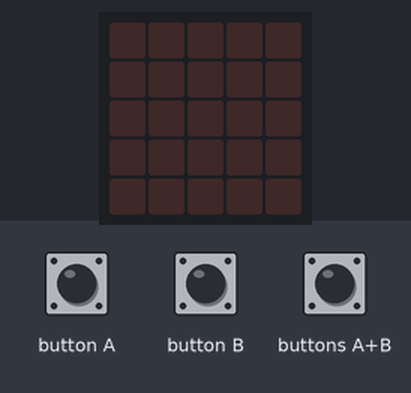
Recording of a program running on a simulated BBC micro:bit (MakeCode). On the bench: the board's 5×5 LED display. The inputs (shaded band) are chosen by the test bench. Random numbers come from a fixed seed.

Above: at 1.2 s.
1.3 s: buttons A+B pressed for 0.15 s
At 2.6 s:
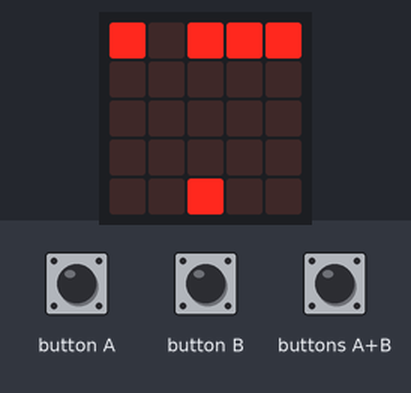
4.4 s: button A pressed for 0.15 s
At 5.2 s:
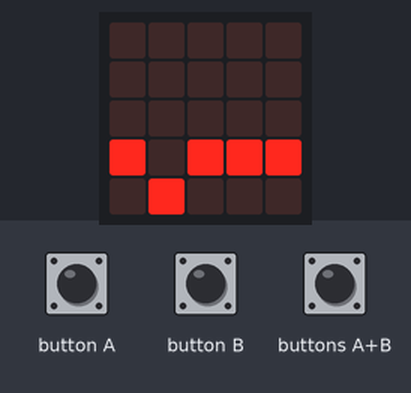
7.5 s: button B pressed for 0.15 s
At 8.4 s:
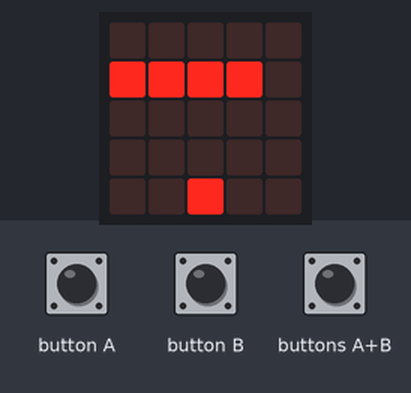
10.6 s: buttons A+B pressed for 1 s
14.0 s: button A pressed for 0.15 s
17.0 s: button B pressed for 0.15 s
At 18.3 s:
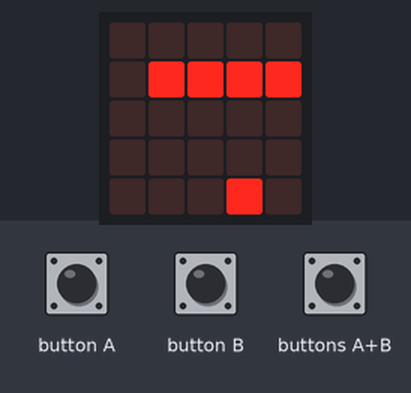
Timing chart, 0 to 20.0 s (numbered marks = the images above; inputs shaded):
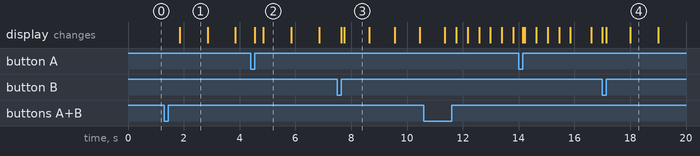

Measured:
- after the input at 1.3 s, the display: changes after 0.55 s (image 1)
- what the display in image 1 shows lasts 1.0 s, from 1.9 s to 2.9 s
- what the display in image 3 shows lasts 0.9 s, from 7.8 s to 8.7 s

The program:

main.ts
```typescript
let conSonidos = 0
let velocidadExplosion = 0
let aumentarVelocidadCada = 0
let puntuacion = 0
let velocidad = 0
let vivo = 0
let posicion = 0
let linea = 0
let velocidadMaxima = 0
let hueco = 0
function Explosion () {
    if (conSonidos == 1) {
        music.playTone(262, music.beat(BeatFraction.Whole))
    }
    basic.showLeds(`
        . . . . .
        . . . . .
        . . . . .
        . . . . .
        . . # . .
        `)
    if (conSonidos == 1) {
        music.playTone(262, music.beat(BeatFraction.Whole))
    }
    basic.pause(velocidadExplosion)
    basic.showLeds(`
        . . . . .
        . . . . .
        . . . . .
        . . # . .
        . # . # .
        `)
    if (conSonidos == 1) {
        music.playTone(262, music.beat(BeatFraction.Whole))
    }
    basic.pause(velocidadExplosion)
    basic.showLeds(`
        . . . . .
        . . . . .
        . . # . .
        . # . # .
        # . # . #
        `)
    basic.pause(velocidadExplosion)
    basic.showLeds(`
        . . . . .
        . . # . .
        . # . # .
        # . # . #
        . # . # .
        `)
    basic.pause(velocidadExplosion)
    basic.showLeds(`
        . . # . .
        . # . # .
        # . # . #
        . # . # .
        # . # . #
        `)
    basic.pause(velocidadExplosion)
    basic.showLeds(`
        . # . # .
        # . # . #
        . # . # .
        # . # . #
        . # . # .
        `)
    basic.pause(velocidadExplosion)
    basic.showLeds(`
        # . # . #
        . # . # .
        # . # . #
        . # . # .
        # . . . #
        `)
    basic.pause(velocidadExplosion)
    basic.showLeds(`
        . # . # .
        # . # . #
        . # . # .
        # . . . #
        . . . . .
        `)
    basic.pause(velocidadExplosion)
    basic.showLeds(`
        # . # . #
        . # . # .
        # . . . #
        . . . . .
        . . . . .
        `)
    basic.pause(velocidadExplosion)
    basic.showLeds(`
        . # . # .
        # . . . #
        . . . . .
        . . . . .
        . . . . .
        `)
    basic.pause(velocidadExplosion)
    basic.showLeds(`
        # . . . #
        . . . . .
        . . . . .
        . . . . .
        . . . . .
        `)
}
/**
 * Pulsar A+B para comenzar
 */
function Iniciar () {
    basic.showLeds(`
        . . . . .
        . . . . .
        . . . . .
        . . . . .
        . . . . .
        `)
    aumentarVelocidadCada = 1
    puntuacion = 0
    velocidad = 1000
    vivo = 1
    posicion = 2
    linea = 0
    velocidadExplosion = 10
    velocidadMaxima = 200
    conSonidos = 0
    led.plot(posicion, 4)
}
function EvaluaSiToca () {
    if (posicion != hueco) {
        Explosion()
        vivo = 0
        basic.showNumber(puntuacion)
    } else {
        led.unplot(0, 4)
        led.unplot(1, 4)
        led.unplot(2, 4)
        led.unplot(3, 4)
        led.unplot(4, 4)
        led.plot(posicion, 4)
        puntuacion = puntuacion + 1
    }
}
input.onButtonPressed(Button.A, function () {
    if (vivo == 1) {
        MueveIzquierda()
    } else {
        basic.showString("Pulsa A+B")
    }
})
function MueveDerecha () {
    if (posicion < 4) {
        led.unplot(posicion, 4)
        posicion = posicion + 1
        led.plot(posicion, 4)
    }
}
input.onGesture(Gesture.Shake, function () {
    if (conSonidos == 1) {
        conSonidos = 0
    } else {
        music.playTone(554, music.beat(BeatFraction.Eighth))
        conSonidos = 1
    }
})
input.onButtonPressed(Button.AB, function () {
    Iniciar()
    while (vivo == 1) {
        AvanzaPared()
        basic.pause(velocidad)
        if (linea == 4) {
            EvaluaSiToca()
            if (conSonidos == 1) {
                music.playTone(988, music.beat(BeatFraction.Eighth))
            }
            linea = 0
            AumentaVelocidad()
        } else {
            linea = linea + 1
        }
    }
})
input.onButtonPressed(Button.B, function () {
    if (vivo == 1) {
        MueveDerecha()
    } else {
        basic.showString("Pulsa A+B")
    }
})
function MueveIzquierda () {
    if (posicion > 0) {
        led.unplot(posicion, 4)
        posicion = posicion - 1
        led.plot(posicion, 4)
    }
}
function AumentaVelocidad () {
    if (puntuacion % aumentarVelocidadCada == 0) {
        velocidad = velocidad - 100
        if (velocidad < velocidadMaxima) {
            velocidad = velocidadMaxima
        }
    }
}
function AvanzaPared () {
    if (linea == 0) {
        hueco = randint(0, 4)
    }
    OcultaLineaAnterior()
    for (let index = 0; index <= 4; index++) {
        if (index != hueco) {
            led.plot(index, linea)
        }
    }
}
function OcultaLineaAnterior () {
    led.unplot(0, linea - 1)
    led.unplot(1, linea - 1)
    led.unplot(2, linea - 1)
    led.unplot(3, linea - 1)
    led.unplot(4, linea - 1)
}
```

test.ts
```typescript
// aquí va el archivo "tests"; esto no se compilará cuando este paquete se utilice como una extensión.
```
